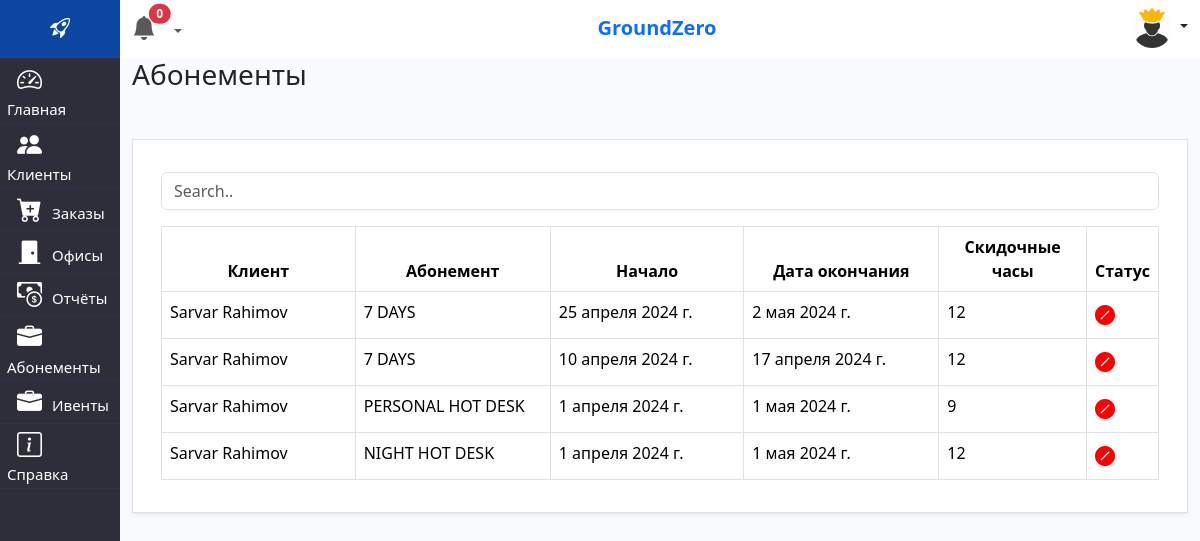
Page /abonements_list/ (signed in) on the committed database.
### crm/models.py (models this page shows, shortened)
class AbonementBuyList(models.Model):
    abonement = models.ForeignKey(Abonement, on_delete=models.CASCADE, verbose_name='Абонемент')
    client = models.ForeignKey(Client, to_field='telegram_id', on_delete=models.CASCADE, verbose_name='ID клиента')
    subscription_start = models.DateField(verbose_name='Начало подписки', blank=True)
    subscription_end = models.DateField(verbose_name='Конец подписки', blank=True)
    free_time = models.SmallIntegerField(default=12, validators=[MinValueValidator(0), MaxValueValidator(15)])
    is_active = models.BooleanField(default=True)
    created_at = models.DateTimeField(auto_now_add=True, blank=True, null=True)
    added_user = models.ForeignKey(settings.AUTH_USER_MODEL, on_delete=models.CASCADE, null=True, blank=True)
    class Meta:
        verbose_name = 'Данные покупки абонемента'
        verbose_name_plural = 'Журнал покупок абонементов'

class Client(models.Model):
    objects = None
    languages = [("en", 'English'), ("ru", 'Russian'), ("uz", 'Uzbek')]
    tg_lang = models.CharField(max_length=10, choices=languages, default='ru', blank=True, null=True)
    name = models.CharField(max_length=50, verbose_name='Имя')
    surname = models.CharField(max_length=50, verbose_name='Фамилия')
    telegram_id = models.TextField(max_length=100, verbose_name='ТГ-ИД клиента', unique=True)
    image = models.ImageField(upload_to='images/', null=True, blank=True, verbose_name='Фото клиента')
    username = models.CharField(max_length=50, verbose_name='tg-username', null=True, blank=True)
    phone = models.CharField(max_length=20, verbose_name='Контакты', null=True, blank=True)
    comment = models.TextField(verbose_name='Комментария', null=True, blank=True)
    docs = models.FileField(upload_to='docs/users', null=True, blank=True, verbose_name='Документы')
    added_user = models.ForeignKey(settings.AUTH_USER_MODEL, on_delete=models.CASCADE, null=True, blank=True)
    created_at = models.DateTimeField(auto_now_add=True, verbose_name='Дата создания')
    discount = models.SmallIntegerField(default=0, verbose_name='Скидка %')
    email = models.EmailField(blank=True, null=True, verbose_name='Email')
    loyalty = models.PositiveSmallIntegerField(default=1, verbose_name='Стаж клиента/день')
    activity = models.PositiveSmallIntegerField(default=4, verbose_name='Индекс активности')
    def get_absolute_url(self):
        return reverse('client', kwargs={'telegram_id': self.telegram_id})
    def file_link(self):
        if self.docs:
            return self.docs.url
    file_link.allow_tags = True
    def __str__(self):
        return f"{self.name} {self.surname}"
    class Meta:
        verbose_name = 'Клиент'
        verbose_name_plural = 'Клиенты'

class Abonement(models.Model):
    title = models.CharField(max_length=50, verbose_name='Абонемент')
    price = models.DecimalField(max_digits=10, decimal_places=2, verbose_name='Цена')
    days = models.PositiveSmallIntegerField(verbose_name='Срок абонемента/дней')
    work_hour_from = models.TimeField(blank=True, null=True, verbose_name='Рабочая времья от')
    work_hour_to = models.TimeField(blank=True, null=True, verbose_name='Рабочая времья до')
    free_time = models.SmallIntegerField(default=12, validators=[MinValueValidator(0), MaxValueValidator(12)],verbose_name='-50% на Митинг рум')
    other_loc_work_time = models.PositiveSmallIntegerField(blank=True, null=True, default=3,
                                                           verbose_name="Возможность работать в других локацих")
    class Meta:
        verbose_name = 'Абонемент'
        verbose_name_plural = 'Абонементы'

### crm/views.py (the view)
# urls.py: path('abonements_list/', abonements_list, name='abonements_list'),
def abonements_list(request):
    abonements = AbonementBuyList.objects.all().order_by('-subscription_start')
    context = {'abonements': abonements, 'title': 'Абонементы'}
    return render(request, 'crm/abonements_list.html', context=context)

### crm/context_processor.py (called while the page is built)
def deactivete_subscribtion(request):
    eski_abonents = AbonementBuyList.objects.filter(subscription_end__lt=datetime.date.today())
    eski_abonents.update(is_active=False)
    return {
        'eski_abonents': eski_abonents
    }

### crm/templates/crm/abonements_list.html (shortened to what this page needs)
{% extends 'base.html' %}
{% block main %}
<h3>Абонементы</h3>
<div class="mt-5 mb-3 p-3 button-container bg-white border shadow-sm">
    <div class="container-fluid mt-3">
        <input class="form-control mb-3" id="myInput" type="text" placeholder="Search..">
        <table class="table table-bordered">
            <thead>
            <tr class="text-center">
                <th style="width:20%">Клиент</th>
                <th style="width:20%">Абонемент</th>
                <th style="width:20%">Начало</th>
                <th style="width:20%">Дата окончания</th>
                <th style="width:15%">Скидочные часы</th>
                <th style="width:5%">Статус</th>
            </tr>
            </thead>
            <tbody id="myTable">
            {% for ab in abonements %}
            <tr>
                <td><a href="{{ ab.client.get_absolute_url }}" style="color:black;">{{ ab.client }}</a></td>
                <td>{{ab.abonement.title }}</td>
                <td>{{ ab.subscription_start }}</td>
                <td>{{ ab.subscription_end }}</td>
                <td>{{ ab.free_time }}</td>
                {% if ab.is_active %}
                <td><i class="bi bi-check-circle-fill" style="color:green"></i></td>
                {% else %}
                <td><i class="bi bi-slash-circle-fill" style="color:red"></i></td>
                {% endif %}
            </tr>
            {% endfor %}
            </tbody>
        </table>
    </div>
</div>
{% endblock main %}

### templates/components/_header.html (shortened to what this page needs)
{% load static %}
<div class="row header shadow-sm">
    <div class="col-sm-2 text-center" style="width: 10%;padding: 0;">
        <div class="mr-3 pt-2 pb-2 mb-0" style="background-color: #0D47A1;">
            <h3 class="logo">
                <a href="{% url 'index' %}" class="text-white fs-4 text-decoration-none">
                    <i class="bi bi-rocket-takeoff m-0 p-0"></i>
                </a>
            </h3>
        </div>
    </div>
    <div class="col-sm-10 text-center pt-2" style="width: 90%;">
        <div class="d-grid gap-2 d-md-flex justify-content-md-between">
            {% include 'crm/components/notifications.html' %}
            <span class="text-primary" style="font-size:20px;display: flex; align-items: center"><strong>{{ user.groups.all.0.name }}</strong></span>
            <div class="nav-item dropdown">
                <a class="nav-link dropdown-toggle" href="#" role="button" data-bs-toggle="dropdown"
                   aria-expanded="false">
                    {% if user.is_superuser %}
                    <img src="{% static 'admin_icon.jpg' %}" alt="" class='rounded-circle' style="width:40px">
                    {% else %}
                    <img src="{% static 'user.png' %}" alt="" class='rounded-circle' style="width:40px">
                    {% endif %}
                </a>
            </div>
        </div>
    </div>
</div>

### crm/static/css/style.css (style rules this page uses)
i { font-size: 20px; margin-right: 10px; }
a { text-decoration: none; color: aliceblue; }

### rows in the picture
AbonementBuyList: client "Sarvar Rahimov", abonement "7 DAYS", subscription_start "25 апреля 2024 г.", subscription_end "2 мая 2024 г.", free_time "12", is_active False (drawn)
AbonementBuyList: client "Sarvar Rahimov", abonement "7 DAYS", subscription_start "10 апреля 2024 г.", subscription_end "17 апреля 2024 г.", free_time "12", is_active False (drawn)
AbonementBuyList: client "Sarvar Rahimov", abonement "PERSONAL HOT DESK", subscription_start "1 апреля 2024 г.", subscription_end "1 мая 2024 г.", free_time "9", is_active False (drawn)
AbonementBuyList: client "Sarvar Rahimov", abonement "NIGHT HOT DESK", subscription_start "1 апреля 2024 г.", subscription_end "1 мая 2024 г.", free_time "12", is_active False (drawn)

### other values in the picture
{{ counts }} "0"
{{ user.groups.all.0.name }} "GroundZero"
